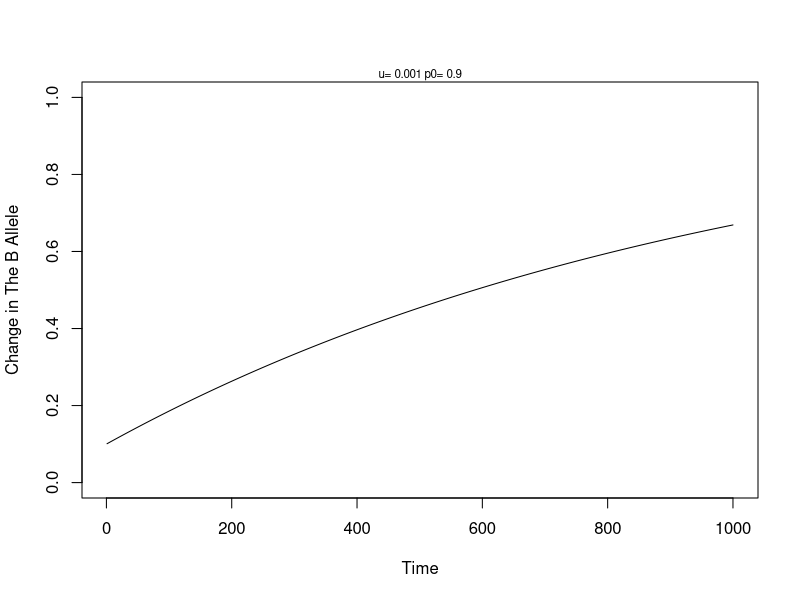
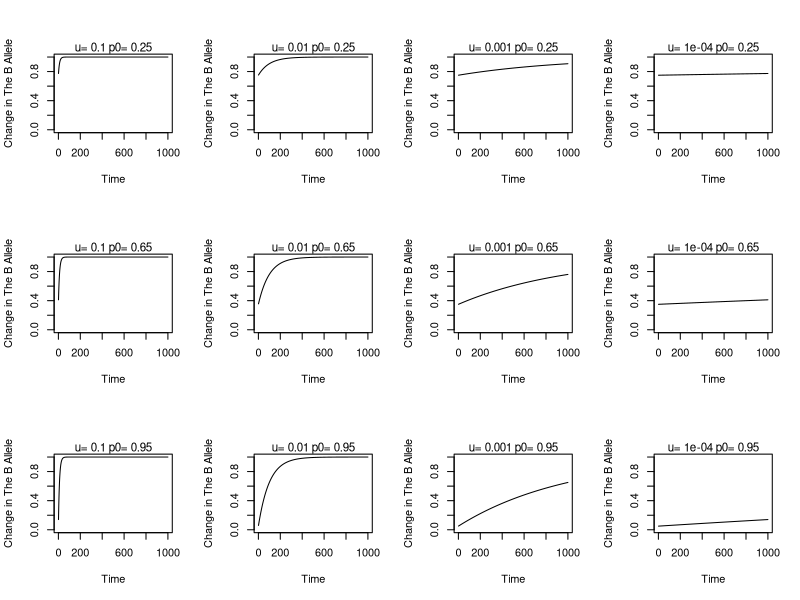
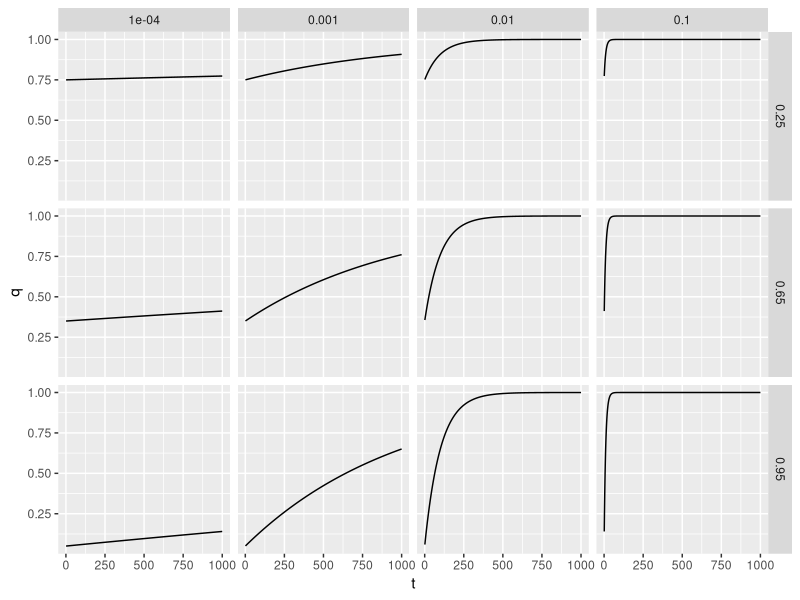
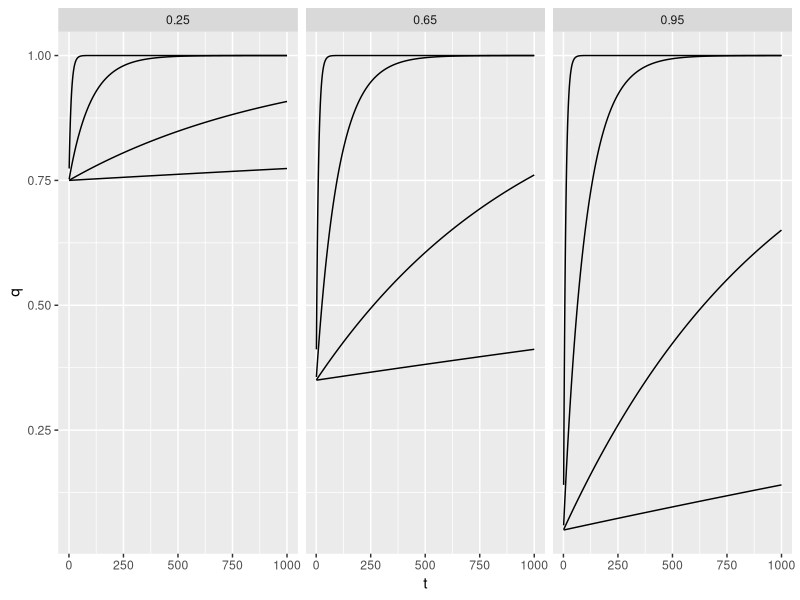
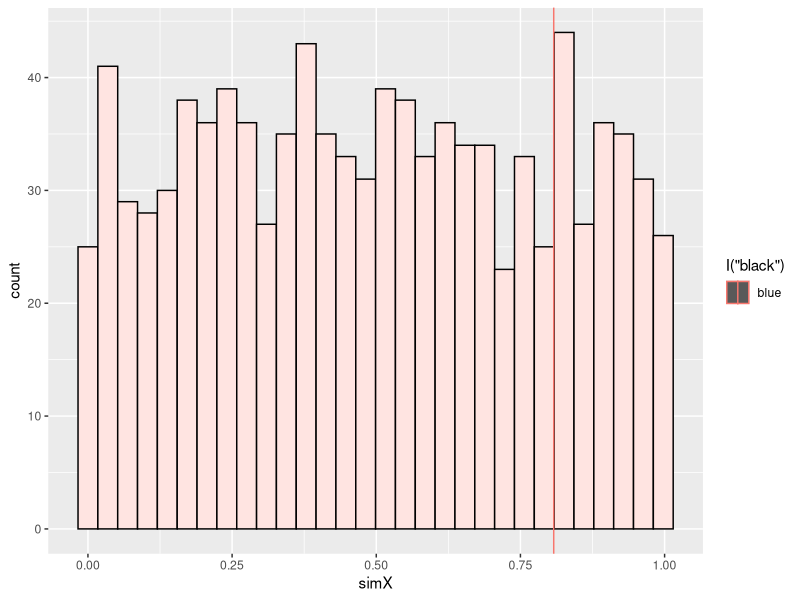

Reproduce these figures in R, in order.
## ---- chunk 1
knitr::opts_chunk$set(echo = TRUE)
## ---- chunk 2
MutationChange <- function(p0=0.90,
                           u=10^-03,
                           t=1:10^5){ 
  q <- (1- (p0*exp(-u*t)))
  return(q)
} 


##########################################
MutationChangePlot <- function(p0=0.90,
                               u=10^-03,
                               t=1:10^3) {
  plot(x = t, y = MutationChange(p0,u,t),
       type = "l", 
       xlab = "Time", 
       ylab = "Change in The B Allele", 
       ylim = c(0,1))
  mtext(paste("u=", u, "p0=", p0), cex= 0.7)
  return()
}
MutationChangePlot()


## ---- chunk 3
#########################################

# now build a grid of plots 
# each with different parameter values
# global variables 

p0Pars <- c(0.25, 0.65, 0.95)
uPars <- c(10^-01, 10^-02, 10^-03, 10^-04)
par(mfrow = c(3,4))

# enter into a double loop for plotting 

for(i in 1:length(p0Pars)){
  for(j in 1:length(uPars)){
    MutationChangePlot(p0=p0Pars[i], u=uPars[j])
  }
}


par(mfrow=c(1,1))
# Plotting redux with ggplot 
library(ggplot2)

p0Pars <- c(0.25, 0.65, 0.95)
uPars <- c(10^-01, 10^-02, 10^-03, 10^-04)
Time <- 1:10^3

modelFrame <- expand.grid(p0 = p0Pars, 
                          u = uPars, 
                          t = Time)

modelFrame
modelFrame$q <- NA



## ---- chunk 4
# tricky double for loop for filling new data frame 

for(i in 1:length(p0Pars)){
  for(j in 1:length(uPars)){
    modelFrame[modelFrame$p0==p0Pars[i] &  modelFrame$u == uPars[j], "q"] <- MutationChange(t=Time, p0= p0Pars[i], u=uPars[j])  # each combination of z parameter and c parameter - give me just those rows and the S column
  }
}

# Starts with cpars for every one changes with zpars specifics
# colS is the sumber of species given all the parameters

p1 <- ggplot(data= modelFrame)
p1 + geom_line(mapping=aes(x=t, y=q)) +
  facet_grid(p0~u)


p2 <- p1
p2 + geom_line(mapping = aes(x=t, y=q, group =u)) +
  facet_grid(.~p0)
## ---- chunk 5
# Preliminaries 
library(ggplot2)
library(TeachingDemos)
char2seed("Cruel April")

##########################################

# FUNCTION: readData 
# read in or generate data frame 
# input: file name (or nothin for demo)
# output: 3-column data frame of observed data (ID, x, y) 
# --------------------------------
readData <- function(z=NULL){
  if(is.null(z)){
    xVar <- c(iris$Sepal.Length)
    yVar <- c(iris$Sepal.Width)
    dF <- data.frame(ID=seq_along
                     (xVar), xVar, yVar)
    return(dF)}
}
     
## ---- chunk 6
########################################
#FUNCTION: getMetric 
# calculates metric for randomization test 
# input- 3- column data frame
# output: regression 

getMetric <- function(z=NULL){
  if(is.null(z)){
    xVar <- c(iris$Sepal.Length)
    yVar <- c(iris$Sepal.Width)
    z <- data.frame(ID=seq_along
                    (xVar), xVar, yVar)}
  . <- lm(z[,3]~z[,2])
  . <- summary(.)
  . <- .$coefficients[2,1]
  slope <- .
  return(slope)
}
getMetric()
## ---- chunk 7
######################################

shuffleData <- function(z=NULL){
  if(is.null(z)){
    xVar <- c(iris$Sepal.Length)
    yVar <- c(iris$Sepal.Width)
    z <- data.frame(ID=seq_along
                    (xVar), xVar, yVar)}
  
  z[,3] <- sample(z[,3])
  return(z)
}
shuffleData()



## ---- chunk 8
#########################################

#Function: getPVAL
# calculate p value for observed, simulated data 
# input: list of observed metric and vector of simulated metric
# output: lower, upper tail probability vector

getPval <- function(z=NULL) {
  if(is.null(z)){
    z <- list(xObs=runif(1), xSim=runif(1000))}
  
  pLower <- mean(z[[2]] <=z[[1]])
  pUpper <- mean(z[[2]] >=z[[1]])
  
  return(c(pL=pLower, pU= pUpper))
  
}
getPval()



## ---- chunk 9
#--------------------------------------- Main Body 

nSim <- 10000 # number of simulations
Xsim <- rep(NA, nSim) #will hold simulated slopes

dF <- readData()
Xobs <- getMetric(dF)

for (i in seq_len(nSim)) {
  Xsim[i] <- getMetric(shuffleData(dF)) }

slopes <- list(Xobs,Xsim)
getPval(slopes)

## ---- chunk 10
#------------------------------------------
## FUNCTION: plotRanTest 
## ggplot graph 
## input : list of observed metric and vector of the simulated metric 
## output: ggplot graph 

plotRantTest <- function(z=NULL){
  if(is.null(z)){
    z <- list(xObs=runif(1), xSim=runif(1000))}
  df <- data.frame(ID= seq_along(z[[2]]), 
                   simX=z[[2]])
  p1 <- ggplot(data=df, mapping=aes(x=simX))
  p1 + geom_histogram(mapping=aes(fill=I("mistyrose1"), color=I("black"))) +
    geom_vline(aes(xintercept=z[[1]], col="blue"))
}
plotRantTest()

## ---- chunk 11
lmiris <- lm(iris$Sepal.Length ~ iris$Sepal.Width, data = readData())
summary(lmiris)

lmirisShuffle <- lm(iris$Sepal.Length ~ iris$Sepal.Width, data = shuffleData())
summary(lmirisShuffle)
